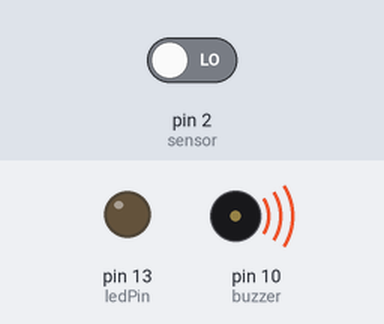
This sketch was run on a simulated Arduino Uno, built with avr-gcc and run on an emulated ATmega328P. Parts: output pins drawn as LEDs (lit = HIGH), buzzer (waves = sounding, pin HIGH). Inputs (shaded band) come from the test bench; at power-on: pin 2 (sensor) LOW.

Above: at 1.2 s.
1.3 s: pin 2 (sensor) driven HIGH
At 2.2 s:
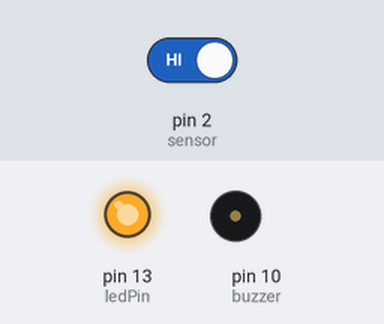
2.8 s: pin 2 (sensor) driven LOW
At 3.4 s:
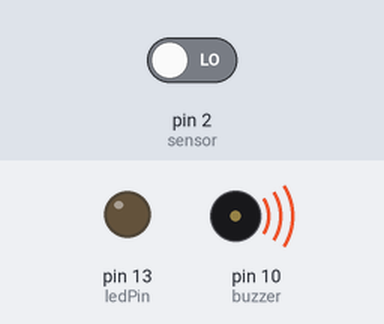
Timing chart, 0 to 5.8 s (numbered marks = the images above; inputs shaded):
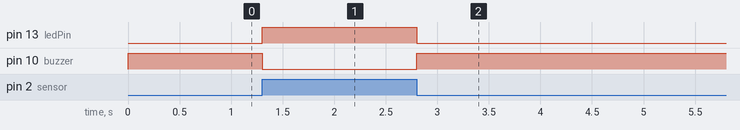

The sketch:

moduloSensorDeInclinacion.ino
```cpp
//modulo sensor de inclinación sw-520
const int sensor = 2;
const int ledPin = 13;
const int buzzer = 10;

int sensorState = 0;
void setup() {
  pinMode(ledPin, OUTPUT);
  pinMode(buzzer, OUTPUT);

  pinMode(sensor, INPUT);
}

void loop() {
  sensorState = digitalRead(sensor);

  if(sensorState == HIGH){
    digitalWrite(ledPin, HIGH);
    digitalWrite(buzzer, LOW);
  }else {
    digitalWrite(buzzer, HIGH);
    digitalWrite(ledPin, LOW);
  }
}
```

Measured:
- after the input at 1.3 s, pin 13 (ledPin): LOW → HIGH at once; pin 10 (buzzer): HIGH → LOW at once
- after the input at 2.8 s, pin 13 (ledPin): HIGH → LOW at once; pin 10 (buzzer): LOW → HIGH at once
